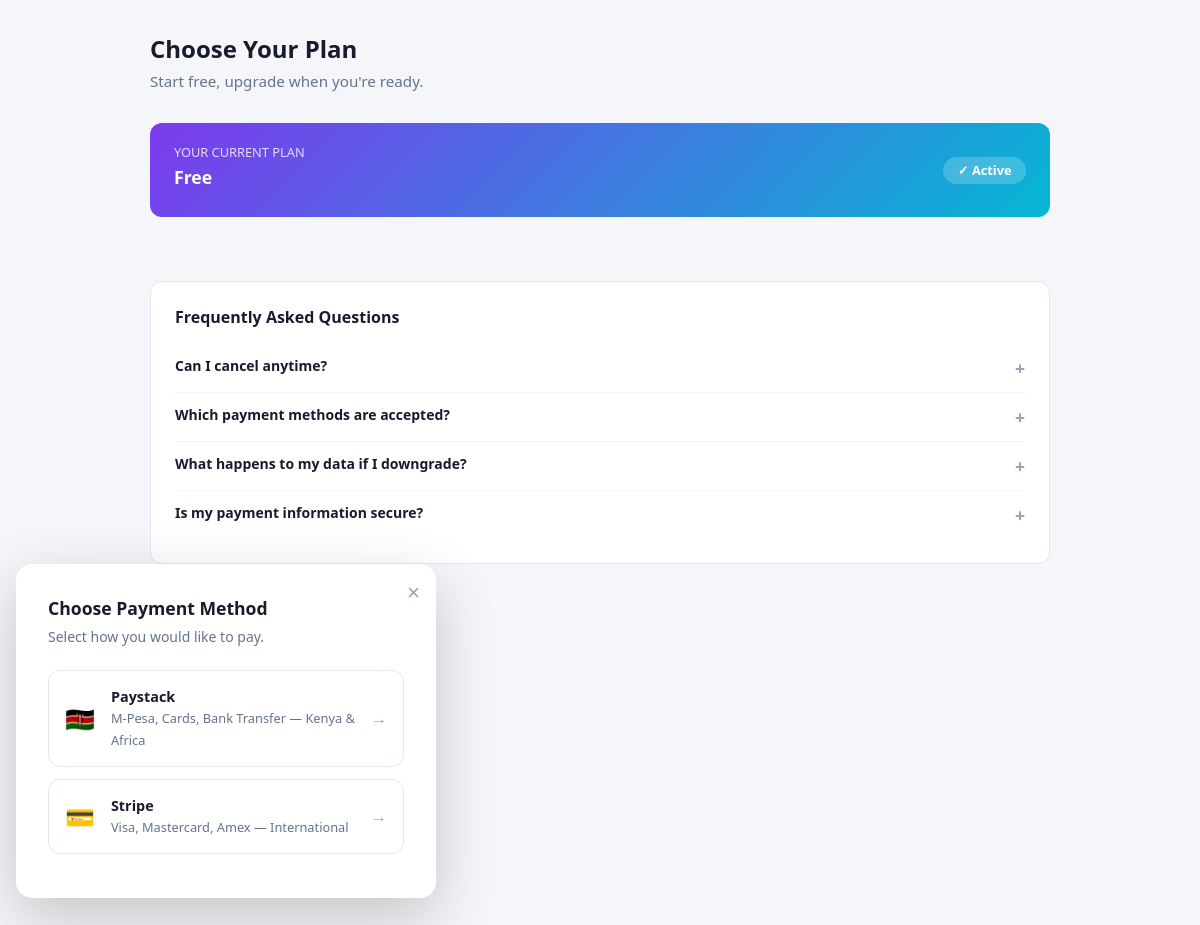
The page /plans.php (signed in) on the database as committed earlier.
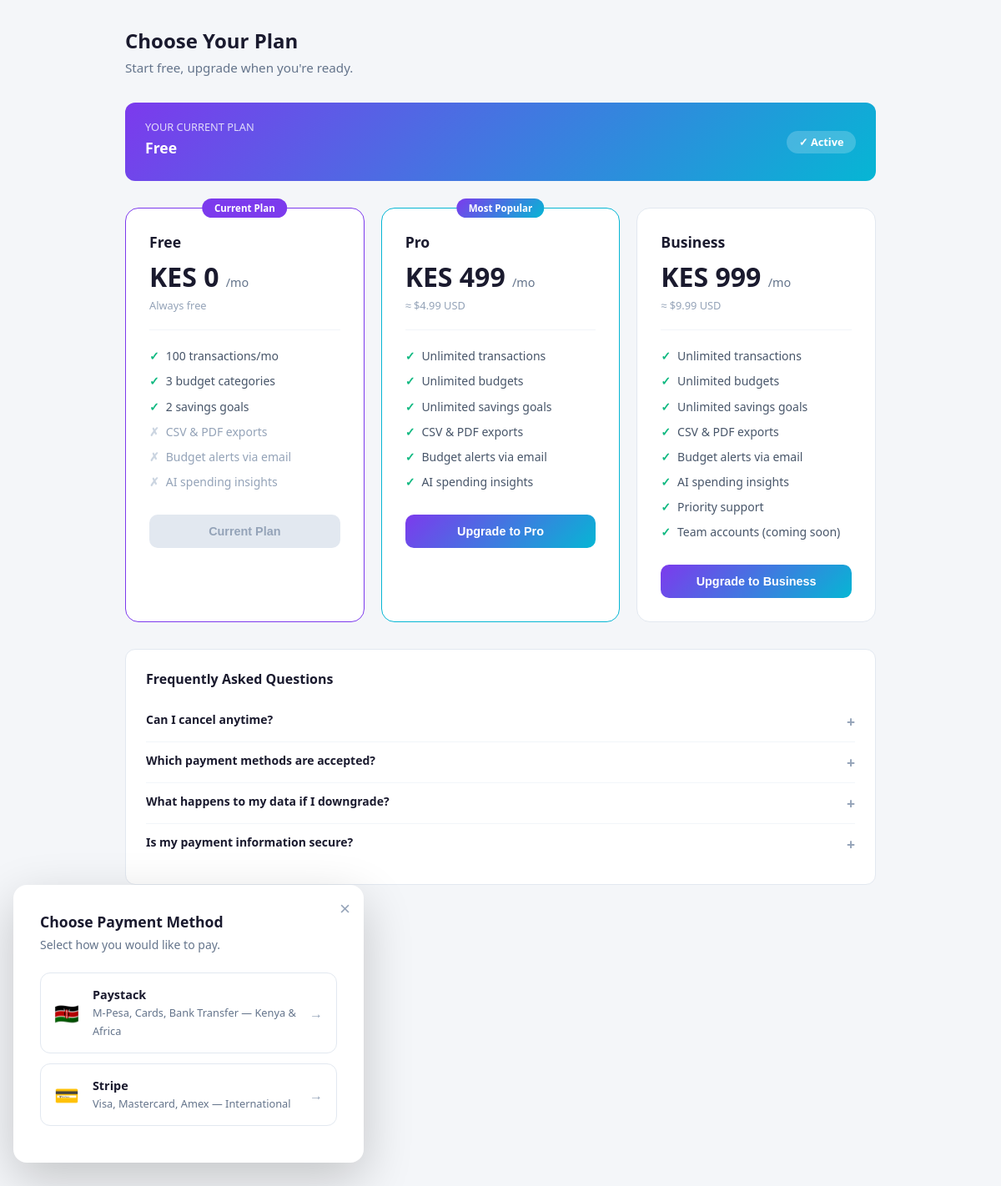
The same page on the database as committed later.
### tables this page shows
CREATE TABLE `subscriptions` (
  `sub_id` int(10) UNSIGNED NOT NULL,
  `user_id` int(11) NOT NULL,
  `plan_id` int(10) UNSIGNED NOT NULL DEFAULT 1,
  `status` enum('active','cancelled','expired','trial') DEFAULT 'active',
  `provider` enum('free','paystack','stripe') DEFAULT 'free',
  `provider_ref` varchar(255) DEFAULT NULL COMMENT 'Paystack/Stripe reference',
  `starts_at` datetime DEFAULT current_timestamp(),
  `expires_at` datetime DEFAULT NULL COMMENT 'NULL = never expires (free)',
  `created_at` timestamp NOT NULL DEFAULT current_timestamp()
);

CREATE TABLE `plans` (
  `plan_id` int(10) UNSIGNED NOT NULL,
  `name` varchar(50) NOT NULL,
  `price_kes` decimal(10,2) NOT NULL DEFAULT 0.00,
  `price_usd` decimal(10,2) NOT NULL DEFAULT 0.00,
  `max_transactions` int(11) DEFAULT NULL COMMENT 'NULL = unlimited',
  `max_budgets` int(11) DEFAULT NULL,
  `max_goals` int(11) DEFAULT NULL,
  `has_exports` tinyint(1) DEFAULT 0,
  `has_alerts` tinyint(1) DEFAULT 0,
  `has_ai` tinyint(1) DEFAULT 0,
  `is_active` tinyint(1) DEFAULT 1,
  `created_at` timestamp NOT NULL DEFAULT current_timestamp()
);

### security.php (called while the page is built, shortened)
<?php
$user_id = (int) $_SESSION['user_id'];

### plans.php (the view, shortened to what this page needs)
<?php
require_once 'db.php';
require_once 'security.php';
require_once 'mailer.php';
$user_stmt = $conn->prepare("
    SELECT u.full_name, u.email,
           p.name AS plan_name, p.plan_id,
           p.has_exports, p.has_alerts, p.has_ai,
           s.status AS sub_status, s.expires_at
    FROM users u
    LEFT JOIN subscriptions s ON s.user_id = u.user_id
    LEFT JOIN plans p ON p.plan_id = s.plan_id
    WHERE u.user_id = ?
");
$user_stmt->bind_param("i", $user_id);
$user_stmt->execute();
$user = $user_stmt->get_result()->fetch_assoc();
$plans_stmt = $conn->query("SELECT * FROM plans WHERE is_active=1 ORDER BY price_kes ASC");
$plans = $plans_stmt->fetch_all(MYSQLI_ASSOC);
$current_plan = $user['plan_name'] ?? 'Free';
?>
<!DOCTYPE html>
<html lang="en">
<head>
</head>
<body>
<div class="container">
    <h2>Choose Your Plan</h2>
    <p class="subtitle">Start free, upgrade when you're ready.</p>
    <div class="current-banner">
        <div>
            <div class="plan-label">YOUR CURRENT PLAN</div>
            <div class="plan-name"><?= htmlspecialchars($current_plan, ENT_QUOTES, 'UTF-8') ?></div>
        </div>
        <span class="status-pill">✓ Active</span>
    </div>
    <div class="plans-grid">
        <?php foreach ($plans as $plan):
            $is_current = strtolower($plan['name']) === strtolower($current_plan);
            $is_popular = $plan['name'] === 'Pro';
        ?>
        <div class="plan-card <?= $is_current ? 'current' : ($is_popular ? 'popular' : '') ?>">
            <?php if ($is_current): ?>
                <div class="current-badge">Current Plan</div>
            <?php elseif ($is_popular): ?>
                <div class="popular-badge">Most Popular</div>
            <?php endif; ?>
            <div class="plan-name"><?= htmlspecialchars($plan['name'], ENT_QUOTES, 'UTF-8') ?></div>
            <div class="plan-price">
                KES <?= number_format((float)$plan['price_kes'], 0) ?>
                <span>/mo</span>
            </div>
            <div class="plan-price-usd">
                <?= $plan['price_usd'] > 0 ? '≈ $' . number_format((float)$plan['price_usd'], 2) . ' USD' : 'Always free' ?>
            </div>
            <hr class="plan-divider">
            <ul class="plan-features">
                <li><?= $plan['max_transactions'] ? number_format($plan['max_transactions']) . ' transactions/mo' : 'Unlimited transactions' ?></li>
                <li><?= $plan['max_budgets'] ? $plan['max_budgets'] . ' budget categories' : 'Unlimited budgets' ?></li>
                <li><?= $plan['max_goals'] ? $plan['max_goals'] . ' savings goals' : 'Unlimited savings goals' ?></li>
                <li class="<?= $plan['has_exports'] ? '' : 'no' ?>">CSV &amp; PDF exports</li>
                <li class="<?= $plan['has_alerts'] ? '' : 'no' ?>">Budget alerts via email</li>
                <li class="<?= $plan['has_ai'] ? '' : 'no' ?>">AI spending insights</li>
                <?php if ($plan['name'] === 'Business'): ?>
                    <li>Priority support</li>
                    <li>Team accounts (coming soon)</li>
                <?php endif; ?>
            </ul>
            <?php if ($is_current): ?>
                <button class="btn btn-disabled" disabled>Current Plan</button>
            <?php elseif ($plan['price_kes'] == 0): ?>
                <button class="btn btn-disabled" disabled>Free Forever</button>
            <?php else: ?>
                <button class="btn btn-primary"
                        onclick="openPaymentModal(<?= $plan['plan_id'] ?>, '<?= htmlspecialchars($plan['name'], ENT_QUOTES) ?>', <?= $plan['price_kes'] ?>, <?= $plan['price_usd'] ?>)">
                    Upgrade to <?= htmlspecialchars($plan['name'], ENT_QUOTES, 'UTF-8') ?>
                </button>
            <?php endif; ?>
        </div>
        <?php endforeach; ?>
    </div>
    <div class="faq">
        <h3>Frequently Asked Questions</h3>
        <div class="faq-item">
            <div class="faq-q" onclick="this.parentElement.classList.toggle('open')">Can I cancel anytime?</div>
        </div>
        <div class="faq-item">
            <div class="faq-q" onclick="this.parentElement.classList.toggle('open')">Which payment methods are accepted?</div>
        </div>
        <div class="faq-item">
            <div class="faq-q" onclick="this.parentElement.classList.toggle('open')">What happens to my data if I downgrade?</div>
        </div>
        <div class="faq-item">
            <div class="faq-q" onclick="this.parentElement.classList.toggle('open')">Is my payment information secure?</div>
        </div>
    </div>
</div>
    <div class="payment-modal">
        <button class="modal-close" onclick="closePayModal()">&times;</button>
        <h3>Choose Payment Method</h3>
        <p id="payModalDesc">Select how you would like to pay.</p>
        <div class="pay-option" onclick="payWithPaystack()">
            <div class="icon">🇰🇪</div>
            <div class="info">
                <strong>Paystack</strong>
                <small>M-Pesa, Cards, Bank Transfer — Kenya &amp; Africa</small>
            </div>
            <span class="arrow">→</span>
        </div>
        <div class="pay-option" onclick="payWithStripe()">
            <div class="icon">💳</div>
            <div class="info">
                <strong>Stripe</strong>
                <small>Visa, Mastercard, Amex — International</small>
            </div>
            <span class="arrow">→</span>
        </div>
    </div>
</body>
</html>

### plans.php (style rules this page uses)
*, *::before, *::after { box-sizing: border-box; margin: 0; padding: 0; }
body { font-family: system-ui, sans-serif; background: #f4f6f9; color: #1a1a2e; padding: 2rem 1rem; }
.container { max-width: 900px; margin: 0 auto; }
h2 { font-size: 1.5rem; margin-bottom: .4rem; }
.subtitle { color: #64748b; margin-bottom: 2rem; font-size: .95rem; }
.current-banner { background: linear-gradient(135deg, #7c3aed, #06b6d4); color: #fff; border-radius: 12px; padding: 1.25rem 1.5rem; margin-bottom: 2rem; display: flex; justify-content: space-between; align-items: center; flex-wrap: wrap; gap: 1rem; }
.current-banner .plan-name { font-size: 1.1rem; font-weight: 700; }
.current-banner .plan-label { font-size: .8rem; opacity: .8; margin-bottom: .25rem; }
.current-banner .status-pill { background: rgba(255,255,255,.2); border-radius: 99px; padding: .3rem .9rem; font-size: .8rem; font-weight: 600; }
.plans-grid { display: grid; grid-template-columns: repeat(auto-fill, minmax(260px, 1fr)); gap: 1.25rem; margin-bottom: 2rem; }
.plan-card { background: #fff; border: 1.5px solid #e2e8f0; border-radius: 16px; padding: 1.75rem; position: relative; transition: box-shadow .2s, border-color .2s; }
.plan-card.current { border-color: #7c3aed; }
.plan-card.popular { border-color: #06b6d4; }
.popular-badge { position: absolute; top: -12px; left: 50%; transform: translateX(-50%); background: linear-gradient(135deg, #7c3aed, #06b6d4); color: #fff; font-size: .72rem; font-weight: 700; padding: .25rem .9rem; border-radius: 99px; white-space: nowrap; }
.current-badge { position: absolute; top: -12px; left: 50%; transform: translateX(-50%); background: #7c3aed; color: #fff; font-size: .72rem; font-weight: 700; padding: .25rem .9rem; border-radius: 99px; white-space: nowrap; }
.plan-name { font-size: 1.1rem; font-weight: 700; margin-bottom: .5rem; }
.plan-price { font-size: 2rem; font-weight: 800; color: #1a1a2e; margin-bottom: .2rem; }
.plan-price span { font-size: .9rem; font-weight: 400; color: #64748b; }
.plan-price-usd { font-size: .8rem; color: #94a3b8; margin-bottom: 1.25rem; }
.plan-divider { border: none; border-top: 1px solid #f1f5f9; margin: 1rem 0; }
.plan-features { list-style: none; margin-bottom: 1.5rem; }
.plan-features li { font-size: .875rem; color: #475569; padding: .35rem 0; display: flex; gap: .5rem; align-items: flex-start; }
.plan-features li::before { content: "✓"; color: #10b981; font-weight: 700; flex-shrink: 0; }
.plan-features li.no::before { content: "✗"; color: #cbd5e1; }
.plan-features li.no { color: #94a3b8; }
.btn { width: 100%; padding: .75rem; border: none; border-radius: 10px; font-weight: 700; font-size: .9rem; cursor: pointer; transition: opacity .15s, transform .1s; }
.btn-primary { background: linear-gradient(135deg, #7c3aed, #06b6d4); color: #fff; }
.btn-disabled { background: #e2e8f0; color: #94a3b8; cursor: default; }
.payment-modal { background: #fff; border-radius: 16px; padding: 2rem; width: min(420px, 95vw); box-shadow: 0 20px 60px rgba(0,0,0,.2); position: relative; }
.payment-modal h3 { font-size: 1.1rem; margin-bottom: .4rem; }
.payment-modal p { font-size: .875rem; color: #64748b; margin-bottom: 1.5rem; }
.modal-close { position: absolute; top: 1rem; right: 1rem; background: none; border: none; font-size: 1.4rem; cursor: pointer; color: #94a3b8; }
.pay-option { display: flex; align-items: center; gap: 1rem; padding: 1rem; border: 1.5px solid #e2e8f0; border-radius: 12px; cursor: pointer; margin-bottom: .75rem; transition: border-color .15s, background .15s; }
.pay-option .icon { font-size: 1.5rem; }
.pay-option .info { flex: 1; }
.pay-option .info strong { display: block; font-size: .9rem; }
.pay-option .info small { font-size: .8rem; color: #64748b; }
.pay-option .arrow { color: #94a3b8; }
.faq { background: #fff; border-radius: 12px; padding: 1.5rem; border: 1px solid #e2e8f0; }
.faq h3 { font-size: 1rem; margin-bottom: 1rem; }
.faq-item { border-bottom: 1px solid #f1f5f9; padding: .75rem 0; }
.faq-item:last-child { border-bottom: none; }
.faq-q { font-size: .875rem; font-weight: 600; cursor: pointer; display: flex; justify-content: space-between; }
.faq-q::after { content: "+"; font-size: 1.1rem; color: #94a3b8; }

Rows that differ between the two databases and show on the page:
added subscriptions: plan.name "Free"
added plans: shows "Current Plan", name "Free", price_kes "0", price_usd "Always free", max_transactions "100", max_budgets "3", max_goals "2", has_exports 0 (drawn), has_alerts 0 (drawn), has_ai 0 (drawn)
added plans: shows "Most Popular", name "Pro", price_kes "499", price_usd "4.99", shows "Unlimited transactions", shows "Unlimited budgets", shows "Unlimited savings goals"
added plans: name "Business", price_kes "999", price_usd "9.99", shows "Unlimited transactions", shows "Unlimited budgets", shows "Unlimited savings goals", shows "Priority support"
Other text that changed with them:
$current_plan: "Free" → (not shown)
